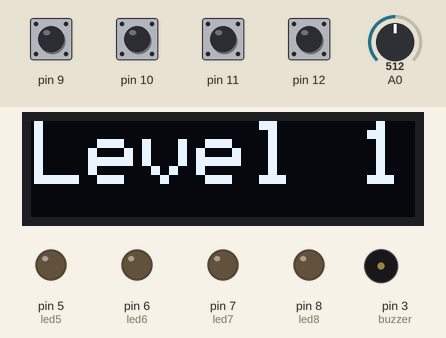
Recording of a sketch running on a simulated Arduino Uno, built with avr-gcc and run on an emulated ATmega328P. On the bench: 128×32 one-colour display, output pins drawn as LEDs (lit = HIGH), buzzer (waves = sounding). Inputs (shaded band) come from the test bench; at power-on: pin 9–12 HIGH, A0 = 512. Random numbers use the default seed unless the sketch sets one; what the sketch prints to the serial monitor is not drawn.

Above: at 3.2 s.
3.3 s: pin 10 pulled LOW for 0.15 s
At 7.1 s:
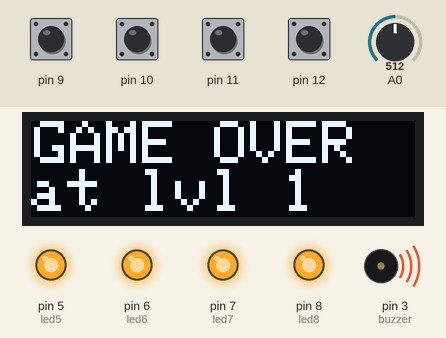
At 10.5 s:
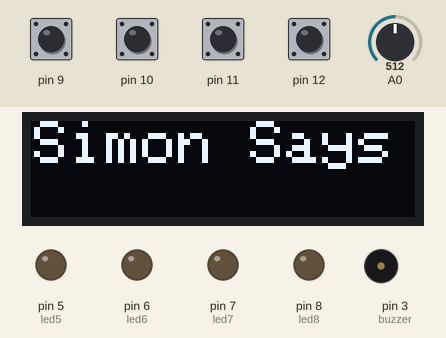
Timing chart, 0 to 11.6 s (numbered marks = the images above; inputs shaded):
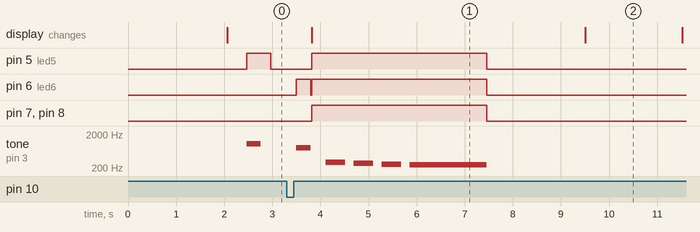

The sketch:

SimonSays.ino
```cpp
#define led8 8
#define led7 7
#define led6 6
#define led5 5

#define button8 led8 + 4
#define button7 led7 + 4
#define button6 led6 + 4
#define button5 led5 + 4

#define levels 50
#define buzzer 3

#include <SPI.h>
#include <Wire.h>
#include <Adafruit_GFX.h>
#include <Adafruit_SSD1306.h>

#define SCREEN_WIDTH 128 // OLED display width, in pixels
#define SCREEN_HEIGHT 32 // OLED display height, in pixels

// Declaration for an SSD1306 display connected to I2C (SDA, SCL pins)
#define OLED_RESET     4 // Reset pin # (or -1 if sharing Arduino reset pin)
Adafruit_SSD1306 display(SCREEN_WIDTH, SCREEN_HEIGHT, &Wire, OLED_RESET);

int simonSaid[levels];

void setup() {
  Serial.begin(9600);

  pinMode(led8, OUTPUT);
  pinMode(led7, OUTPUT);
  pinMode(led6, OUTPUT);
  pinMode(led5, OUTPUT);

  digitalWrite(led8, LOW);
  digitalWrite(led7, LOW);
  digitalWrite(led6, LOW);
  digitalWrite(led5, LOW);

  pinMode(button8, INPUT_PULLUP);         //when button is pressed the value at the pin goes to 0
  pinMode(button7, INPUT_PULLUP);
  pinMode(button6, INPUT_PULLUP);
  pinMode(button5, INPUT_PULLUP);


  randomSeed(analogRead(0));


  for (int i = 0; i < levels; i++) {
    simonSaid[i] = random(5,9);
  }

    // SSD1306_SWITCHCAPVCC = generate display voltage from 3.3V internally
  if(!display.begin(SSD1306_SWITCHCAPVCC, 0x3C)) { // Address 0x3C for 128x32
    Serial.println(F("SSD1306 allocation failed"));
    for(;;); // Don't proceed, loop forever
  }

  display.clearDisplay();
  display.setTextSize(2);
  display.setTextColor(WHITE);
  display.setCursor(1,0);
  display.println("Simon Says");
  display.display();
  delay(2000);
}

void loop() {

  bool gameOver = 0;

  while (!gameOver) {
    for (int i = 1; i <= levels; i++) {

      display.clearDisplay();
      display.setTextColor(WHITE);
      display.setCursor(1,0);
      if (i < 10) {
        display.setTextSize(3);
        display.print("Level ");
      } else {
        display.setTextSize(2);
        display.print(" Level ");
      }
      display.println(i);
      display.display();
      delay(400);


      for (int g = 0; g < i; g++) {
        digitalWrite(simonSaid[g], HIGH);
        playBuzzer(simonSaid[g]);
        delay(200);
        digitalWrite(simonSaid[g], LOW);
        delay(50);
      }

      for(int g = 0; g < i; g++) {
        int sensorButton8 = 1;
        int sensorButton7 = 1;
        int sensorButton6 = 1;
        int sensorButton5 = 1;

        int buttonPressed = 0;

        while (sensorButton5 && sensorButton6 && sensorButton7 && sensorButton8) {
          sensorButton8 = digitalRead(button8);
          sensorButton7 = digitalRead(button7);
          sensorButton6 = digitalRead(button6);
          sensorButton5 = digitalRead(button5);
        }

        delay(200);

        if(!sensorButton8) {
          buttonPressed = 8;
        }
        else if(!sensorButton7) {
          buttonPressed = 7;
        }
        else if(!sensorButton6) {
          buttonPressed = 6;
        }
        else if(!sensorButton5) {
          buttonPressed = 5;
        }

        Serial.print(simonSaid[g]);
        Serial.print("\t");
        Serial.println(buttonPressed);
        digitalWrite(buttonPressed, HIGH);
        playBuzzer(buttonPressed);
        digitalWrite(buttonPressed, LOW);

        if (buttonPressed != simonSaid[g]) {
          gameOver = 1;
          display.clearDisplay();
          display.setTextSize(2);
          display.setTextColor(WHITE);
          display.setCursor(1,0);
          display.println("GAME OVER");
          display.print("at lvl ");
          display.print(i);
          display.display();
          digitalWrite(led8, HIGH);
          digitalWrite(led7, HIGH);
          digitalWrite(led6, HIGH);
          digitalWrite(led5, HIGH);

          delay(300);
          tone(buzzer, 294);
          delay(400);
          noTone(buzzer);
          delay(180);

          tone(buzzer, 277);
          delay(400);
          noTone(buzzer);
          delay(180);

          tone(buzzer, 262);
          delay(400);
          noTone(buzzer);
          delay(180);

          tone(buzzer, 247);
          delay(1600);
          noTone(buzzer);

          digitalWrite(led8, LOW);
          digitalWrite(led7, LOW);
          digitalWrite(led6, LOW);
          digitalWrite(led5, LOW);
          delay(2000);
          softReset();
        }


      }
    }
  }


}

void softReset() {
  asm volatile("  jmp 0");
}

void playBuzzer(int button) {
  if (button == 8) {
    tone(buzzer, 523);
    delay(300);
    noTone(buzzer);
  }
  else if (button == 7) {
    tone(buzzer, 659);
    delay(300);
    noTone(buzzer);
  }
  else if (button == 6) {
    tone(buzzer, 784);
    delay(300);
    noTone(buzzer);
  }
  else if(button == 5) {
    tone(buzzer, 1047);
    delay(300);
    noTone(buzzer);
  }
}
```

Measured:
- after the input at 3.3 s, pin 5 (led5): LOW → HIGH after 0.52 s, → LOW 3.6 s later; pin 6 (led6): LOW → HIGH after 0.20 s, → LOW 0.30 s later, → HIGH 0.02 s later, → LOW 3.6 s later
